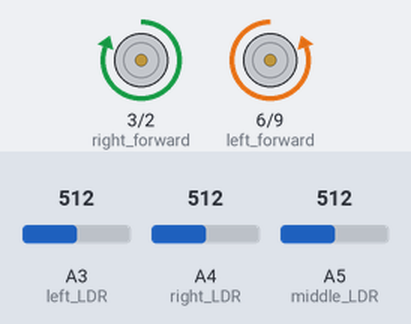
The sketch below on a simulated Arduino Uno, built with avr-gcc and run on an emulated ATmega328P. Parts: motor-driver pin pairs drawn as motors (green arrow = first pin HIGH = forward, orange = second pin HIGH = backward, longer = more drive). Inputs (shaded band) come from the test bench; at power-on: A5 (middle_LDR) = 512, A4 (right_LDR) = 512, A3 (left_LDR) = 512.

Above: at 1.2 s.
1.3 s: A5 (middle_LDR) set to 141
2.8 s: A5 (middle_LDR) set to 119
At 3.1 s:
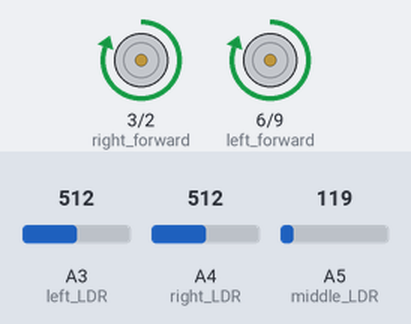
4.3 s: A4 (right_LDR) set to 90
At 5.3 s:
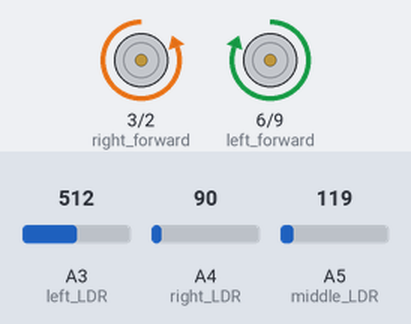
Timing chart, 0 to 7.3 s (numbered marks = the images above; inputs shaded):
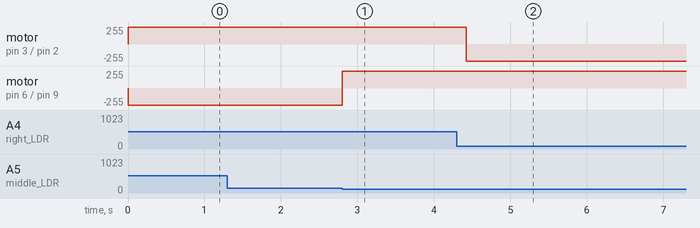

The sketch:

FINAL.ino
```cpp
//By: Mohammad-Ali, Braulio and Matthew
//Course code: TEJ 4M
//Date: Jan 15 2019
//Description: This program will use the LDR values to steer the car on the line

//the following 3 variables are used to determine if the LDR is on black or white
int leftTolerance = 125;
int middleTolerance = 128;
int rightTolerance = 118;
//the following 3 variables are used to hold the current LDR values
int leftLDR = 0;
int middleLDR = 0;
int rightLDR = 0;
//this is used to determine how far to go straight before starting a turn
int millisecondsToGoStraight = 125;

//drive straight
void straight() {
  digitalWrite(6, HIGH); //left forward
  digitalWrite(9, LOW); //left reverse
  digitalWrite(2, LOW); //right reverse
  digitalWrite(3, HIGH); //right forward
}
//turn car left
void left() {
  digitalWrite(6, LOW); //left forward
  digitalWrite(9, HIGH); //left reverse
  digitalWrite(2, LOW); //right reverse
  digitalWrite(3, HIGH); //right forward
}
//turn car right
void right() {
  digitalWrite(6, HIGH); //left forward
  digitalWrite(9, LOW); //left reverse
  digitalWrite(2, HIGH); //right reverse
  digitalWrite(3, LOW); //right forward
}
//Update the LDR variables with current values
void updateLDR() {
  leftLDR = analogRead(A3);
  middleLDR = analogRead(A5);
  rightLDR = analogRead(A4);
}
//arduino built in function
void setup() {
  pinMode(6, OUTPUT);//left forward
  pinMode(9, OUTPUT);//left reverse
  pinMode(2, OUTPUT);//right reverse
  pinMode(3, OUTPUT);//right forward
  pinMode(A5, INPUT); //middle LDR
  pinMode(A4, INPUT); //right LDR
  pinMode(A3, INPUT); //left LDR
  //stopCar();
  Serial.begin(9600);
}
//clear the serial monitor by printing many new lines
void clearSerial() {
  Serial.println("we will restart in 5 sec");
  delay(5000);
  for (int x = 0; x < 100; x++) {
    Serial.println();
  }
}
//this function will calibrate the ldrs and verify their functionality and is used at the start of every day or when lighting conditions change
int calibrateCar() {
  Serial.println("We will now begin the calibration proccess");
  Serial.println("Please start by placing  ALL three ldrs on black");
  Serial.println("please type \"done\" when you are done");
  while (Serial.available() < 4);
  Serial.readString();
  updateLDR();
  leftTolerance = leftLDR + 20;
  middleTolerance = middleLDR + 20;
  rightTolerance = rightLDR + 20;
  Serial.print("Calibrated Values: ");
  Serial.print(leftTolerance);
  Serial.print(" ");
  Serial.print(middleTolerance);
  Serial.print(" ");
  Serial.println(rightTolerance);
  Serial.println("Now please place all 3 on white");
  Serial.println("please type \"done\" when you are done");
  while (Serial.available() < 4);
  Serial.readString();
  updateLDR();
  if (leftLDR < leftTolerance || middleLDR < middleTolerance || rightLDR < rightTolerance) {
    Serial.println("ERROR PROGRAM ABORTED 1 please try again");
    clearSerial();
    return 0;
  } else {
    Serial.println("Now please place left on black then the middle and right on white");
    Serial.println("please type \"done\" when you are done");
    while (Serial.available() < 4);
    Serial.readString();
    updateLDR();
    if (leftLDR > leftTolerance || middleLDR < middleTolerance || rightLDR < rightTolerance) {
      Serial.println("ERROR PROGRAM ABORTED 2 please try again");
      clearSerial();
      return 0;
    } else {
      Serial.println("Now please place left on WHITE then the middle and right on BLACK");
      Serial.println("please type \"done\" when you are done");
      while (Serial.available() < 4);
      Serial.readString();
      updateLDR();
      if (leftLDR < leftTolerance || middleLDR > middleTolerance || rightLDR > rightTolerance) {
        Serial.println("ERROR PROGRAM ABORTED 3 please try again");
        clearSerial();
        return 0;
      } else {
        Serial.println("Calibration complete the vehicle should now be functional");
        delay(1000);
        return 1;
      }
    }
  }
}

//this function is used to drive the car
void driveCar() {
  while (true) {
    // delay(100);
    updateLDR();
    if ((leftLDR < leftTolerance && middleLDR < middleTolerance && rightLDR > rightTolerance) || (leftLDR > leftTolerance && middleLDR < middleTolerance && rightLDR > rightTolerance)) {
      //go straight
      straight();
    } else if ((leftLDR > leftTolerance && middleLDR < middleTolerance && rightLDR < rightTolerance) || (leftLDR < leftTolerance && middleLDR < middleTolerance && rightLDR < rightTolerance)) {
      //right turn
      straight();
      delay(millisecondsToGoStraight);
      updateLDR();
      //loop untill right LDR sees black
      while (rightLDR > rightTolerance) {
        updateLDR();
        right();
      }
      //loop untill middle LDR sees black
      while (middleLDR < middleTolerance) {
        updateLDR();
        right();
      }
    } else if (leftLDR < leftTolerance && middleLDR > middleTolerance && rightLDR > rightTolerance) {
      //left adjustment
      //loop untill middle LDR sees black
      while ( middleLDR > middleTolerance ) {
        updateLDR();
        left();
      }
    }  else if (leftLDR > leftTolerance && middleLDR > middleTolerance &&  rightLDR < rightTolerance) {
      //right adjustment
      //loop untill middle LDR sees black
      while (middleLDR > middleTolerance ) {
        updateLDR();
        right();
      }
    }  else {
      //all LDRs reading white
      left();
    }
  }
}
//this is an arduino default function
void loop() {
  //CALIBRATION
  //  if (calibrateCar() == 1) {
  driveCar();
  //  }

}
```

Measured:
- the behaviour switches between 128 and 127 on A5 (middle_LDR) (found by bisection; images 0 and 1)
- after the input at 1.3 s, every drawn part: stays the same
- after the input at 2.8 s, motor on pin 6 (left_forward) / pin 9 (left_reverse): backward 255/255 → forward 255/255 at once
- after the input at 4.3 s, motor on pin 3 (right_forward) / pin 2 (right_reverse): forward 255/255 → backward 255/255 after 0.13 s
